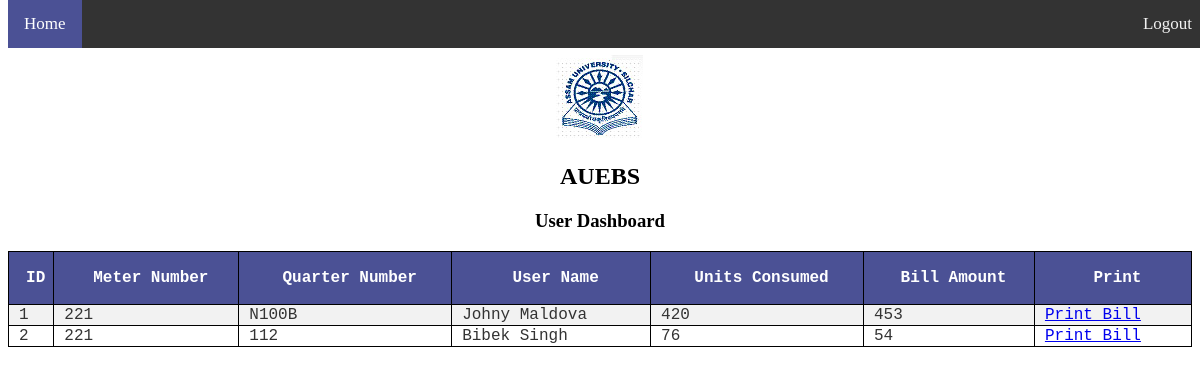
The page /userDashboard.php (signed in) on the database its author committed.
### tables this page shows
CREATE TABLE `bill_table` (
  `id` int(11) NOT NULL AUTO_INCREMENT,
  `meter_no` varchar(10) NOT NULL,
  `qtr_no` varchar(10) DEFAULT NULL,
  `consumer_name` varchar(50) DEFAULT NULL,
  `tariff_category` varchar(20) DEFAULT NULL,
  `supply_volt_lvl` varchar(20) DEFAULT NULL,
  `connected_load` varchar(20) DEFAULT NULL,
  `bill_amt` float DEFAULT NULL,
  `bill_no` varchar(20) DEFAULT NULL,
  `bill_period` varchar(20) DEFAULT NULL,
  `bill_date` date DEFAULT NULL,
  `no_of_days` int(11) DEFAULT NULL,
  `meter_status` varchar(20) DEFAULT NULL,
  `biling_status` varchar(20) DEFAULT NULL,
  `address` varchar(20) DEFAULT NULL,
  `reading_type` varchar(20) DEFAULT NULL,
  `prev_reading` float DEFAULT NULL,
  `current_reading` float DEFAULT NULL,
  `diff_in_reading` float DEFAULT NULL,
  `unit_consumed` int(11) DEFAULT NULL,
  `billable_units` int(11) DEFAULT NULL,
  `recorded_demand` varchar(20) DEFAULT NULL,
  `max_demand` varchar(20) DEFAULT NULL,
  `avg_pow_factor` varchar(20) DEFAULT NULL,
  `pow_on_hrs` int(11) DEFAULT NULL,
  `avl_percent` int(11) DEFAULT NULL,
  `current_demand` varchar(20) DEFAULT NULL,
  `outstanding_demand` varchar(20) DEFAULT NULL,
  `adj_amt` varchar(20) DEFAULT NULL,
  `net_bill_amt_` varchar(20) DEFAULT NULL,
  `net_bill_amt_in_wrds` varchar(20) DEFAULT NULL,
  `rate` varchar(20) DEFAULT NULL,
  `energy_charge` varchar(20) DEFAULT NULL,
  `tot_energy_charge` varchar(20) DEFAULT NULL,
  `demand_fix_charge` varchar(20) DEFAULT NULL,
  `electricity_duty` varchar(20) DEFAULT NULL,
  `meter_rent` varchar(20) DEFAULT NULL,
  `arrear_principal` varchar(20) DEFAULT NULL,
  `arrear_surcharge` varchar(20) DEFAULT NULL,
  `current_surcharge` varchar(20) DEFAULT NULL,
  `misc_arrear` varchar(20) DEFAULT NULL,
  `payable_amt_bf_due` varchar(20) DEFAULT NULL,
  `payable_amt_af_due` varchar(20) DEFAULT NULL,
  `prepd_by` varchar(20) DEFAULT NULL,
  `consumer_category` varchar(20) DEFAULT NULL,
  `start_date` date DEFAULT NULL,
  `end_date` date DEFAULT NULL,
  `billing_demand` int(11) DEFAULT NULL,
  PRIMARY KEY (`id`),
  KEY `id` (`id`)
);

### userDashboard.php (the view, shortened to what this page needs)
<!DOCTYPE html>
<html>
<head>
        <link rel="stylesheet" type="text/css" href="css/navstyle2.css">
  </head>
<body align="center">
<div class="topnav">
  <a class="active" href="home.php">Home</a>
  <a style="float:right" href="queryFiles/logout.php">Logout</a>
</div>
        <div class=centre>
            <img style= "margin-top: 50px" src="resources/logo.png" alt="Varsity Logo">
        </div>
         <h2>AUEBS</h2>
<h3> User Dashboard</h3>
<table>
<tr>
<th>ID</th>
<th>Meter Number</th>
<th>Quarter Number</th>
<th>User Name</th>
<th>Units Consumed</th>
<th>Bill Amount</th>
<th>Print</th>
</tr>
<?php
include "dbConn.php";
$meter_no= $_SESSION["meter_no"];
$sql = "SELECT  id,
                meter_no,
                qtr_no,
                consumer_name,
                unit_consumed,
                net_bill_amt_   FROM bill_table where meter_no='$meter_no'";
$result = $conn->query($sql);
if($result !== false && $result->num_rows > 0)
{
while($row = $result->fetch_assoc()) {
echo "<tr>
            <td>" . $row["id"] . "</td>
            <td>" . $row["meter_no"] . "</td>
            <td>" . $row["qtr_no"]. "</td>
            <td>" . $row["consumer_name"]. "</td>
            <td>" . $row["unit_consumed"]. "</td>
            <td>" . $row["net_bill_amt_"]. "</td>
            <td><a href = 'receipt.php?id=$row[id]'>Print Bill</td>
      </tr>";
}
echo "</table>";
} else { echo "0 results"; }
?>
    </body>
</html>

### css/navstyle2.css (style rules this page uses)
body { margin-top: 35px; }
.topnav { background-color: #333; overflow: hidden; position: fixed; top: 0; left: 1; right: 1; width: 100%; }
.topnav a { float: left; color: #f2f2f2; text-align: center; padding: 14px 16px; text-decoration: none; font-size: 17px; }
.topnav a.active { background-color: #4b5195; color: white; }
img { border-radius: 8px; padding: 5px; margin-left: auto; margin-right: auto; display: block; }
table { border-collapse: collapse; border: 1px solid black; width: 100%; color:#333; font-family: monospace; font-size: 16px; text-align: left; }
table, td, th { padding-left: 10px; border: 1px solid black; }
th { background-color: #4b5195; color: white; border: 1px solid black; height: 50px; text-align: center; }
tr:nth-child(even) { background-color: #f2f2f2; border: 1px solid black; }

### rows shown on the page
bill_table: id "1", meter_no "221", qtr_no "N100B", consumer_name "Johny Maldova", unit_consumed "420", net_bill_amt_ "453"
bill_table: id "2", meter_no "221", qtr_no "112", consumer_name "Bibek Singh", unit_consumed "76", net_bill_amt_ "54"
